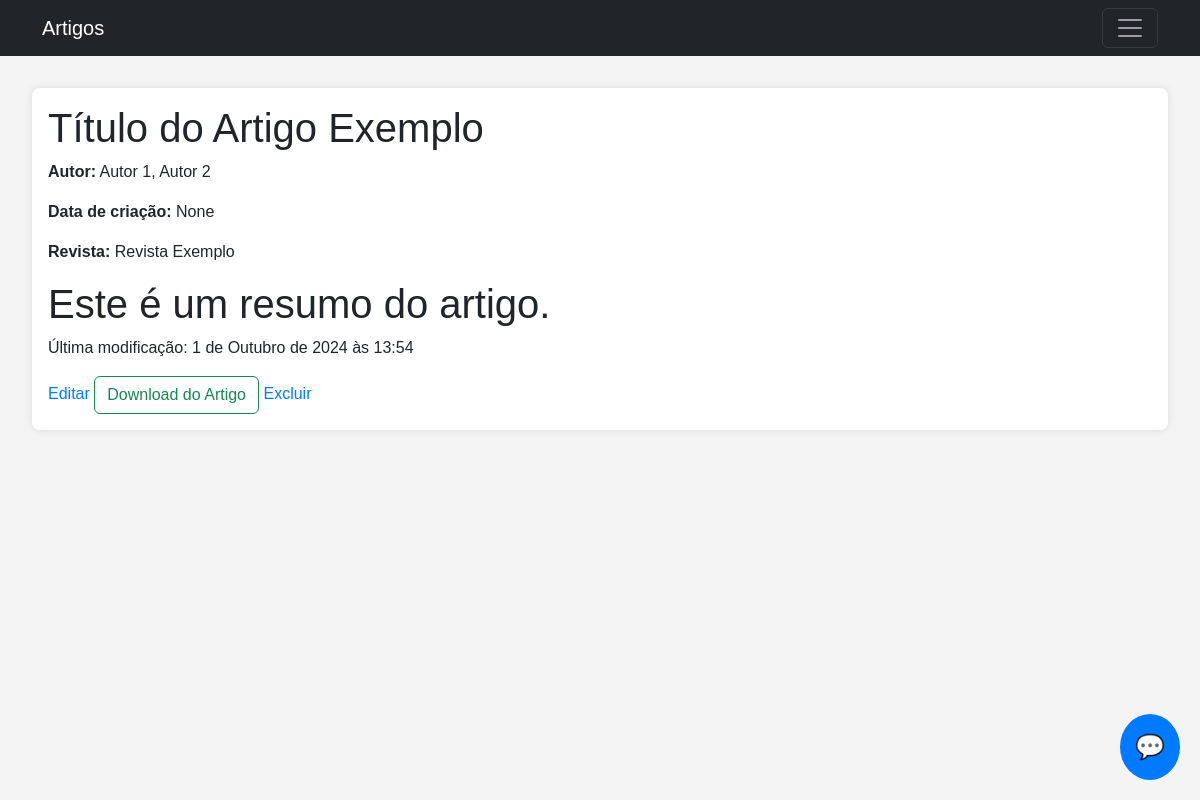
The app's page /artigo/detalhes/26/ (signed in), older data.
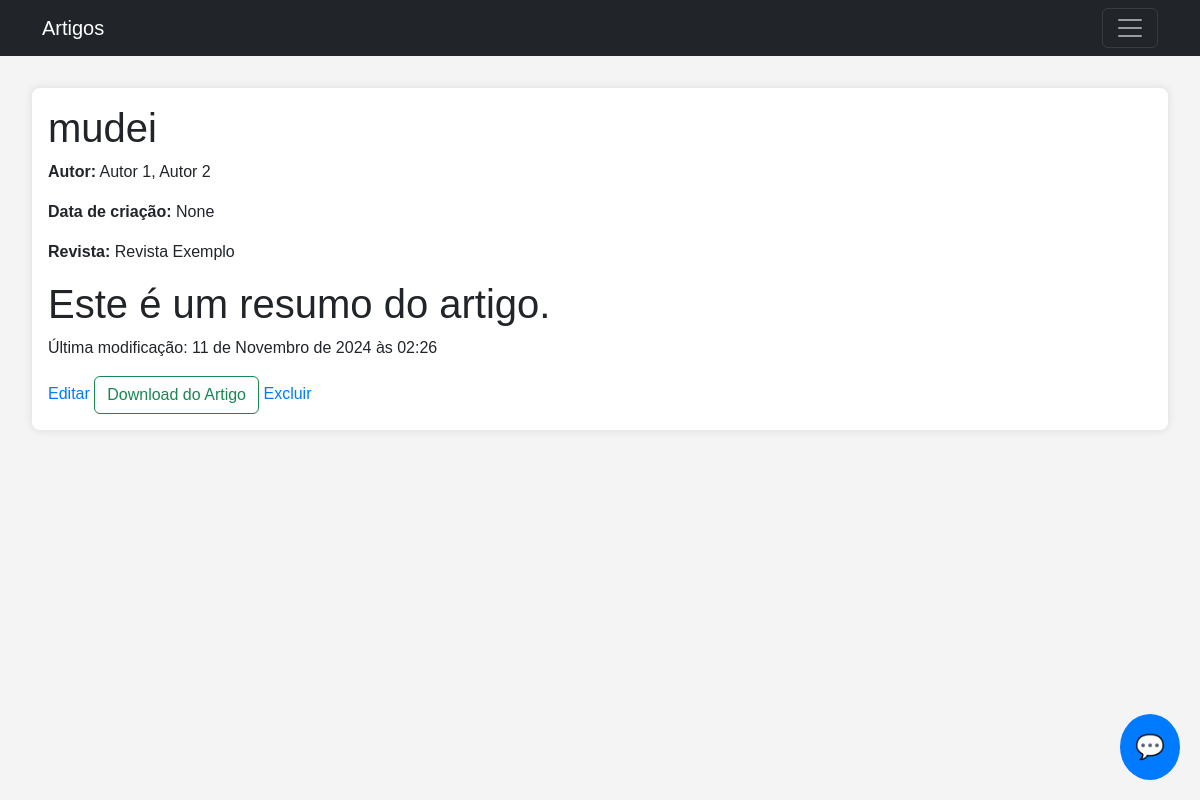
The same page, newer data.
### artigo/models.py (models this page shows)
class Artigo(models.Model):
    titulo = models.CharField(max_length=255)
    autores = models.CharField(max_length=255)
    resumo = models.CharField(max_length=255)
    abstract = models.TextField()
    palavras_chave = models.TextField()
    data = models.DateField(blank=True, null=True)
    revista = models.CharField(max_length=255)
    arquivo = models.FileField(upload_to='arquivos/', null=True, blank=True)
    ultima_modificacao = models.DateTimeField(auto_now=True)
    autor = models.ForeignKey(User, on_delete=models.CASCADE, default=1)

### artigo/views.py (the view)
# urls.py: path('detalhes/<int:artigo_id>/', views.detalhes_artigo, name='detalhes_artigo'),
@login_required
def detalhes_artigo(request, artigo_id):
    artigo = get_object_or_404(Artigo, pk=artigo_id)
    return render(request, 'detalhes_artigo.html', {'artigo': artigo})

### artigo/templates/detalhes_artigo.html (shortened to what this page needs)
{% extends 'menu.html'%}
{%block content%}
<main>
    <section id="detalhes_artigo">
        <h1>{{ artigo.titulo }}</h1>
        <p><strong>Autor:</strong> {{ artigo.autores }}</p>
        <p><strong>Data de criação:</strong> {{ artigo.data }}</p>
        <p><strong>Revista:</strong> {{ artigo.revista }}</p>
        <h1>{{ artigo.resumo }}</h1>
        <p>Última modificação: {{ artigo.ultima_modificacao }}</p>
        <a href="{% url 'editar' artigo.id %}">Editar</a>
        <a href="{% url 'download_artigo' artigo.id %}" class="btn btn-outline-success">Download do Artigo</a>
        <a href="{% url 'excluir_artigo' artigo.id %}" onclick="return confirm('Você tem certeza que deseja excluir este arquivo?');">Excluir</a>
    </section>
</main>
{% endblock %}

### home/templates/menu.html (shortened to what this page needs)
<!doctype html>
<html lang="pt-br">
<head>
  <link href="https://cdn.jsdelivr.net/npm/bootstrap@5.3.3/dist/css/bootstrap.min.css" rel="stylesheet"
>
</head>
<body>
  <nav class="navbar navbar-dark bg-dark">
    <div class="container">
      <a class="navbar-brand" href="/">Artigos</a>
      <button class="navbar-toggler" type="button" data-bs-toggle="offcanvas" data-bs-target="#offcanvasNavbar"
        aria-controls="offcanvasNavbar" aria-label="Toggle navigation">
        <span class="navbar-toggler-icon"></span>
      </button>
    </div>
  </nav>
  <button id="chat-button" onclick="toggleChat()">💬</button>
  {% block content %}
  {% endblock %}
</body>
</html>

### home/templates/menu.html (style rules this page uses)
#chat-button { position: fixed; bottom: 20px; right: 20px; background-color: #007bff; color: white; padding: 15px; border-radius: 50%; border: none; font-size: 24px; cursor: pointer; z-index: 1000; }

### artigo/templates/detalhes_artigo.html (style rules this page uses)
body { font-family: Arial, sans-serif; background-color: #f4f4f4; margin: 0; padding: 0; }
main { padding: 2rem; }
section { background-color: #fff; border-radius: 8px; box-shadow: 0 0 10px rgba(0, 0, 0, 0.1); margin-bottom: 2rem; padding: 1rem; }
h1, h2 { margin-top: 0; }
a { color: #007bff; text-decoration: none; }

Row changes from the older to the newer data that the page shows:
changed Artigo "Este é um resumo do artigo.": titulo "Título do Artigo Exemplo" → "mudei"; ultima_modificacao "1 de Outubro de 2024 às 13:54" → "11 de Novembro de 2024 às 02:26"
